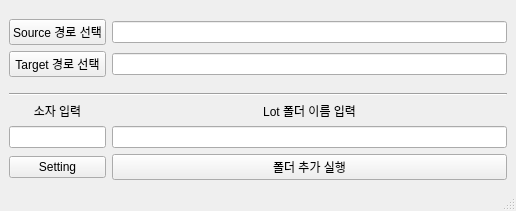
<?xml version="1.0" encoding="UTF-8"?>
<ui version="4.0">
 <class>MainWindow</class>
 <widget class="QMainWindow" name="MainWindow">
  <property name="geometry">
   <rect>
    <x>0</x>
    <y>0</y>
    <width>516</width>
    <height>211</height>
   </rect>
  </property>
  <property name="windowTitle">
   <string>Make_Lot_Folder</string>
  </property>
  <widget class="QWidget" name="centralwidget">
   <layout class="QGridLayout" name="gridLayout" columnstretch="1,9">
    <item row="1" column="0">
     <widget class="QPushButton" name="push_source">
      <property name="text">
       <string>Source 경로 선택</string>
      </property>
     </widget>
    </item>
    <item row="1" column="1">
     <widget class="QLineEdit" name="line_source"/>
    </item>
    <item row="7" column="0">
     <widget class="QLineEdit" name="line_device"/>
    </item>
    <item row="0" column="1">
     <spacer name="verticalSpacer_4">
      <property name="orientation">
       <enum>Qt::Vertical</enum>
      </property>
      <property name="sizeHint" stdset="0">
       <size>
        <width>20</width>
        <height>40</height>
       </size>
      </property>
     </spacer>
    </item>
    <item row="0" column="0">
     <spacer name="verticalSpacer_3">
      <property name="orientation">
       <enum>Qt::Vertical</enum>
      </property>
      <property name="sizeHint" stdset="0">
       <size>
        <width>20</width>
        <height>40</height>
       </size>
      </property>
     </spacer>
    </item>
    <item row="2" column="1">
     <widget class="QLineEdit" name="line_target"/>
    </item>
    <item row="8" column="0">
     <widget class="QPushButton" name="push_setting">
      <property name="text">
       <string>Setting</string>
      </property>
     </widget>
    </item>
    <item row="8" column="1">
     <widget class="QPushButton" name="push_run">
      <property name="text">
       <string>폴더 추가 실행</string>
      </property>
     </widget>
    </item>
    <item row="2" column="0">
     <widget class="QPushButton" name="push_target">
      <property name="text">
       <string>Target 경로 선택</string>
      </property>
     </widget>
    </item>
    <item row="6" column="0">
     <widget class="QLabel" name="label_3">
      <property name="text">
       <string>소자 입력</string>
      </property>
      <property name="alignment">
       <set>Qt::AlignCenter</set>
      </property>
     </widget>
    </item>
    <item row="7" column="1">
     <widget class="QLineEdit" name="line_folder"/>
    </item>
    <item row="6" column="1">
     <widget class="QLabel" name="label">
      <property name="text">
       <string>Lot 폴더 이름 입력</string>
      </property>
      <property name="alignment">
       <set>Qt::AlignCenter</set>
      </property>
     </widget>
    </item>
    <item row="5" column="0" colspan="2">
     <widget class="Line" name="line">
      <property name="orientation">
       <enum>Qt::Horizontal</enum>
      </property>
     </widget>
    </item>
    <item row="4" column="1">
     <spacer name="verticalSpacer_2">
      <property name="orientation">
       <enum>Qt::Vertical</enum>
      </property>
      <property name="sizeHint" stdset="0">
       <size>
        <width>20</width>
        <height>40</height>
       </size>
      </property>
     </spacer>
    </item>
    <item row="4" column="0">
     <spacer name="verticalSpacer">
      <property name="orientation">
       <enum>Qt::Vertical</enum>
      </property>
      <property name="sizeHint" stdset="0">
       <size>
        <width>20</width>
        <height>40</height>
       </size>
      </property>
     </spacer>
    </item>
   </layout>
  </widget>
  <widget class="QMenuBar" name="menubar">
   <property name="geometry">
    <rect>
     <x>0</x>
     <y>0</y>
     <width>516</width>
     <height>21</height>
    </rect>
   </property>
  </widget>
  <widget class="QStatusBar" name="statusbar"/>
 </widget>
 <resources/>
 <connections/>
</ui>
